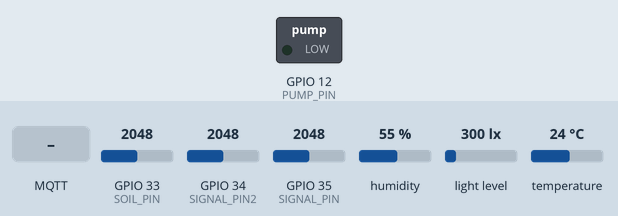
This sketch was run on a simulated ESP32. Shown: switched loads named in the sketch (green lamp = pin HIGH). The inputs (shaded band) are chosen by the test bench; at power-on: GPIO 34 (SIGNAL_PIN2) = 2048, GPIO 33 (SOIL_PIN) = 2048, GPIO 35 (SIGNAL_PIN) = 2048, humidity 55 %, light level 300 lx, temperature 24 °C. WiFi joins after 1.5 s; servers stay silent unless stated; no MQTT or app messages arrive unless stated; pins used as bus, display or sensor lines are not drawn; what the sketch prints to the serial monitor is not drawn.

Above: at 2.8 s.
2.9 s: MQTT message "1" arrives on the first subscribed topic
At 7.6 s:
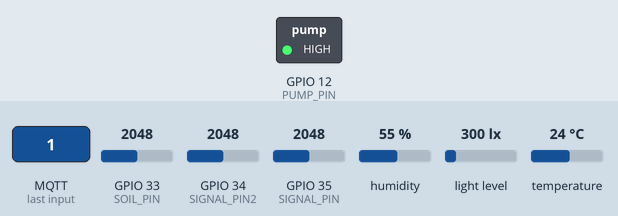
18.6 s: GPIO 34 (SIGNAL_PIN2) set to 139
21.5 s: GPIO 34 (SIGNAL_PIN2) set to 119
34.0 s: MQTT message "0" arrives on the first subscribed topic
At 38.4 s:
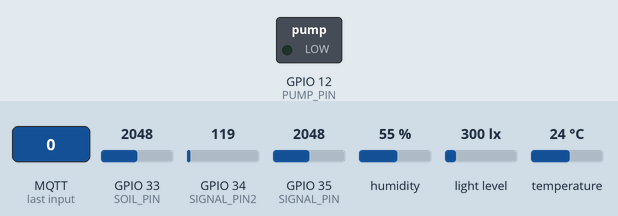
Timing chart, 0 to 39.9 s (numbered marks = the images above; inputs shaded):
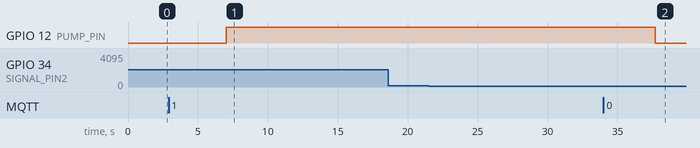

Measured:
- after the input at 2.9 s, GPIO 12 (PUMP_PIN): LOW → HIGH after 4.1 s
- after the input at 18.6 s, every drawn part: stays the same
- after the input at 21.5 s, every drawn part: stays the same
- after the input at 34.0 s, GPIO 12 (PUMP_PIN): HIGH → LOW after 3.7 s

The sketch:

project.ino
```cpp
#include <PubSubClient.h>
#include <WiFi.h>
#define TOPICO_PUBLISH_TEMPERATURE "ESP32RAFAELtemperatura"
#define TOPICO_PUBLISH_HUMIDITY "ESP32RAFAELumidade"
#define TOPICO_PUBLISH_LIGHT "ESP32RAFAELluz"
#define TOPICO_PUBLISH_WLEVEL "ESP32RAFAELtanque"
#define TOPICO_PUBLISH_WLEVEL2 "ESP32RAFAELchuva"
#define TOPICO_PUBLISH_SOIL"ESP32RAFAELsoil"
#define TOPICO_SUBSCRIBE_BOMBA "ESP32RAFAELbomba"
#define ID_MQTT "esp32rafael"
//DHT11
#include "DHT.h"
#define DHTPIN 13
#define DHTTYPE DHT11
DHT dht(DHTPIN, DHTTYPE);
//LIGHT
#include <Wire.h>
#include <BH1750.h>
bool BH1750Check = false;
BH1750 lightMeter;
//Pump
#define PUMP_PIN  12
// WLEVEL
#define SIGNAL_PIN 35
#define SENSOR_MIN 0
#define SENSOR_MAX 521
int Wvalue = 0;
int Wlevel = 0;
#define POWER_PIN  26
#define SIGNAL_PIN2 34
#define SENSOR_MIN2 0
#define SENSOR_MAX2 521
int Wvalue2 = 0;
int Wlevel2 = 0;
//SOIL
#define POWER_SOIL  25
#define SOIL_PIN 33
float FazLeituraUmidade(void);


const char *SSID = "moto";
const char *PASSWORD = "1234567890";
const char *BROKER_MQTT = "test.mosquitto.org";
int BROKER_PORT = 1883;
WiFiClient espClient;
PubSubClient MQTT(espClient);
void initWiFi(void);
void initMQTT(void);
void mqtt_callback(char *topic, byte *payload, unsigned int length);
void reconnectMQTT(void);
void reconnectWiFi(void);
void VerificaConexoesWiFIEMQTT(void);

void initWiFi(void) {
  Serial.println("------Conexao WI-FI------");
  Serial.print("Conectando-se na rede: ");
  Serial.println(SSID);
  Serial.println("Aguarde");
  reconnectWiFi();
}

void initMQTT(void) {
  MQTT.setServer(BROKER_MQTT, BROKER_PORT);
  MQTT.setCallback(mqtt_callback);
}

void mqtt_callback(char *topic, byte *payload, unsigned int length) {
  String msg;
  for (int i = 0; i < length; i++) {
    char c = (char)payload[i];
    msg += c;
  }
  Serial.print("\nChegou a seguinte string via MQTT: ");
  Serial.print(msg);
  if (msg.equals("1")) {
    digitalWrite(PUMP_PIN, HIGH);
  }
  if (msg.equals("0")) {
    digitalWrite(PUMP_PIN, LOW);
  }
  Serial.println("");
}

void VerificaConexoesWiFIEMQTT(void) {
  if (!MQTT.connected())
    reconnectMQTT();
  reconnectWiFi();
}

void reconnectMQTT(void)
{
    while (!MQTT.connected())
    {
        Serial.print("* Tentando se conectar ao Broker MQTT: ");
        Serial.println(BROKER_MQTT);
        if (MQTT.connect(ID_MQTT))
        {
            Serial.println("Conectado com sucesso ao broker MQTT!");
            MQTT.subscribe(TOPICO_SUBSCRIBE_BOMBA);
        }
        else
        {
            Serial.println("Falha ao reconectar no broker.");
            Serial.println("Havera nova tentatica de conexao em 2s");
            delay(2000);
        }
    }
}

void reconnectWiFi(void) {
  if (WiFi.status() == WL_CONNECTED)
    return;
  WiFi.begin(SSID, PASSWORD);
  while (WiFi.status() != WL_CONNECTED) {
    Serial.print(".");
  }
  Serial.println();
  Serial.print("Conectado com sucesso na rede ");
  Serial.print(SSID);
  Serial.println("\nIP obtido: ");
  Serial.println(WiFi.localIP());
}

//SENSORES

float FazLeituraUmidade(void)
{
    int ValorADC;
    float UmidadePercentual;
    ValorADC = analogRead(SOIL_PIN);   //978 -> 3,3V
    Serial.print("[Leitura ADC] ");
    Serial.print(ValorADC);
    UmidadePercentual = 100 * ((5078-(float)ValorADC) / 5078);
    Serial.print("[Umidade Percentual] ");
    Serial.print(UmidadePercentual);
    Serial.print("%");

    char uchar[4]; // Buffer big enough for 7-character float
    dtostrf(UmidadePercentual, 0, 0, uchar); // Leave room for too large numbers!
    MQTT.publish(TOPICO_PUBLISH_SOIL, uchar);

    return UmidadePercentual;
}

void dht11() {
  float h = dht.readHumidity();
  float t = dht.readTemperature();
  float f = dht.readTemperature(true);
  if (isnan(h) || isnan(t) || isnan(f)) {
    Serial.println(F("Failed to read from DHT sensor!"));
    return;
  }

  char tchar[4]; // Buffer big enough for 7-character float
  dtostrf(t, 2, 0, tchar); // Leave room for too large numbers!
  char hchar[4]; // Buffer big enough for 7-character float
  dtostrf(h, 2, 0, hchar); // Leave room for too large numbers

  Serial.print(F("Humidity: "));
  Serial.print(hchar);
  Serial.print(F("%  Temperature: "));
  Serial.print(tchar);
  Serial.print(F(" C"));
  t = roundf(t * 100) /100;


  MQTT.publish(TOPICO_PUBLISH_TEMPERATURE, tchar);

  MQTT.publish(TOPICO_PUBLISH_HUMIDITY, hchar);
}

void gy30(){
  if (BH1750Check) {
    float lux = lightMeter.readLightLevel();
    Serial.print("Light: ");
    Serial.print(lux);
    Serial.print(" lx");
    char lchar[4]; // Buffer big enough for 7-character float
    dtostrf(lux, 0, 0, lchar); // Leave room for too large numbers!
    MQTT.publish(TOPICO_PUBLISH_LIGHT, lchar);
  }
}

void soil(){
  digitalWrite(POWER_SOIL, HIGH);  // turn the sensor ON
  delay(10);
  float UmidadePercentualLida;
  int UmidadePercentualTruncada;
  char FieldUmidade[11];
  UmidadePercentualLida = FazLeituraUmidade();
  digitalWrite(POWER_SOIL, LOW);  // turn the sensor ON
  delay(10);
  UmidadePercentualTruncada = (int)UmidadePercentualLida; //trunca umidade como número inteiro
}
void wlevel() {
  digitalWrite(POWER_PIN, HIGH);  // turn the sensor ON
  delay(10);                      // wait 10 milliseconds
  Wvalue = analogRead(SIGNAL_PIN); // read the analog value from sensor
  Wvalue2 = analogRead(SIGNAL_PIN2); // read the analog value from sensor2
  digitalWrite(POWER_PIN, LOW);   // turn the sensor OFF
  Wlevel = map(Wvalue, SENSOR_MIN, SENSOR_MAX, 0, 4); // 4 levels
  Wlevel2 = map(Wvalue2, SENSOR_MIN2, SENSOR_MAX2, 0, 4); // 4 levels
  Serial.print("Water level: ");
  Serial.print(Wlevel);
  Serial.print(" Chuva: ");
  if(Wlevel2 > 0) {
    Serial.print("Sim ");
    Serial.print(" Nivel: ");
    Serial.print(Wlevel2);
  } else {
    Serial.print(Wlevel2);
  }
  std::string wlevelc = std::to_string(Wlevel);
  const char *wlevelconvertido = wlevelc.c_str();
  MQTT.publish(TOPICO_PUBLISH_WLEVEL, wlevelconvertido);

  std::string wlevelc2 = std::to_string(Wlevel2);
  const char *wlevelconvertido2 = wlevelc2.c_str();
  MQTT.publish(TOPICO_PUBLISH_WLEVEL2, wlevelconvertido2);
}


void setup() {

  Serial.begin(9600);
  Serial.println("Disciplina IoT: acesso a nuvem via ESP32");
  randomSeed(analogRead(0));
  initWiFi();
  initMQTT();

  //PUMP
  pinMode(PUMP_PIN, OUTPUT);
  digitalWrite(PUMP_PIN, LOW);

  // DHT11
  dht.begin();

  //LIGHT
  Wire.begin(21, 22);
  BH1750Check = lightMeter.begin();
  if (BH1750Check) {
    Serial.println(F("BH1750 Test begin"));
  }
  else {
    Serial.println(F("BH1750 Initialization FAILED"));
    while (true)
    {}
  }

  //WLEVEL
  pinMode(POWER_PIN, OUTPUT);
  digitalWrite(POWER_PIN, LOW);

  //SOIL
  pinMode(POWER_SOIL, OUTPUT);
  digitalWrite(POWER_SOIL, LOW);

}


void loop() {
  VerificaConexoesWiFIEMQTT();
  dht11();
  Serial.print(" || ");
  gy30();
  Serial.print(" || ");
  wlevel();
  Serial.print(" || ");
  soil();
  Serial.print(" || ");
  Serial.print("\n");
  Serial.print("\n");
  MQTT.loop();
  delay(5000);
}
```
